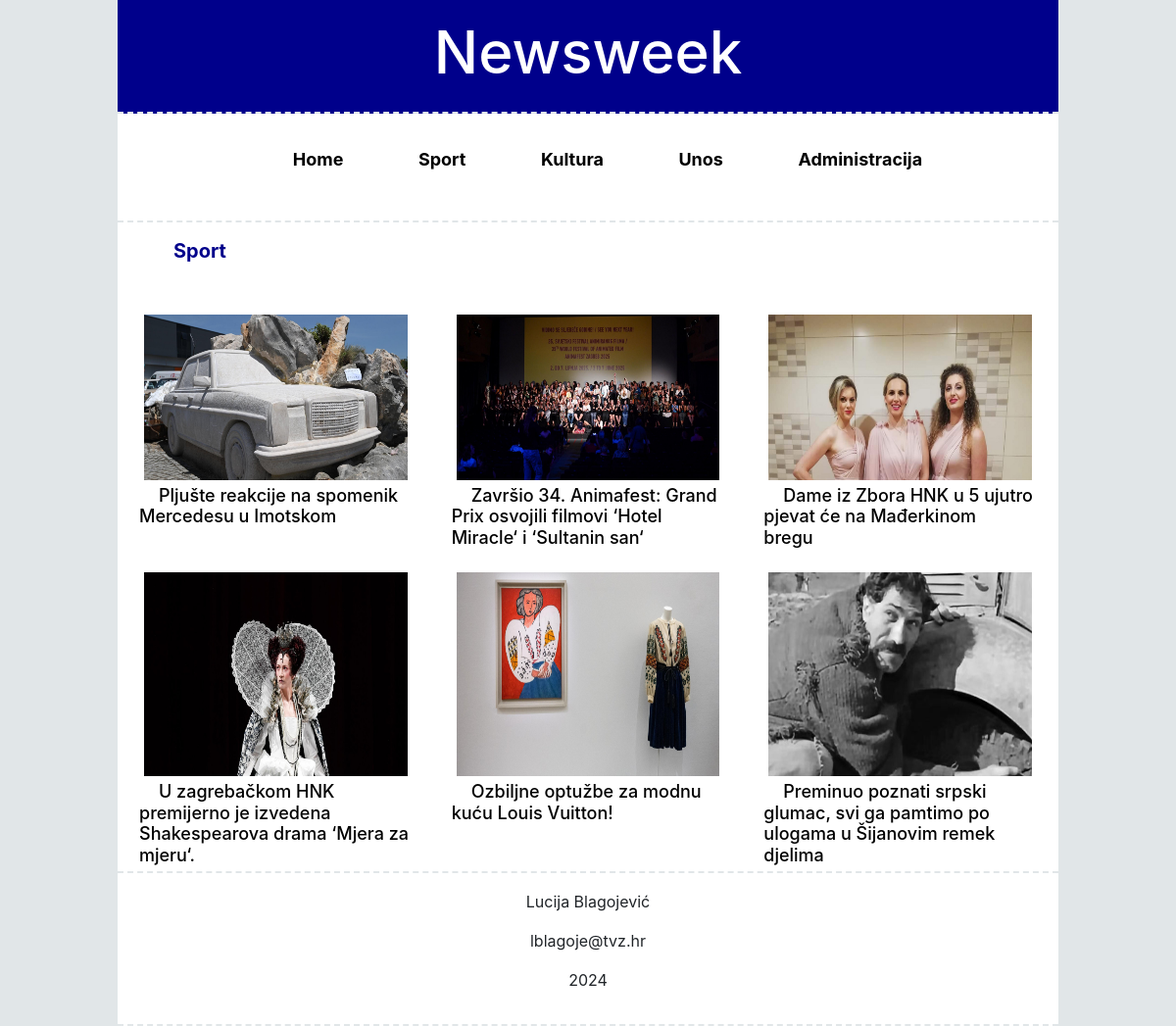
Screenshot of /kategorija.php?id=kultura with the database file from the repository.
### tables this page shows
CREATE TABLE `naslov` (
  `idNaslov` int(11) NOT NULL,
  `naziv` varchar(100) NOT NULL,
  `slike` varchar(64) NOT NULL,
  `kategorija` varchar(100) NOT NULL,
  `arhiva` tinyint(1) NOT NULL,
  `opis` text NOT NULL,
  `kratki_sadrzaj` varchar(200) NOT NULL
);

### kategorija.php (the view, shortened to what this page needs)
<?php
include 'connect.php';
if (isset($_GET['id'])) {
    $category = $_GET['id'];
    $sql = "SELECT naziv, slike,idNaslov FROM naslov WHERE kategorija = ? AND arhiva = 0";
    $stmt = $conn->prepare($sql);
    $stmt->bind_param("s", $category);
    $stmt->execute();
    $result = $stmt->get_result();
}
?>
<!DOCTYPE html>
<html lang="en">
<head>
    <link href="https://stackpath.bootstrapcdn.com/bootstrap/4.5.2/css/bootstrap.min.css" rel="stylesheet">
    <link href="css/style.css" rel="stylesheet">
</head>
<body>
    <header>
        <div class="container k" >
            <div class="row" >
                <div class="col-lg-12 col-sm-12 col-md-12 col-xs-12"  >
                    <h1 >Newsweek</h1>
                </div>
            </div>
        </div>
        <nav >
        <div class="container l" >
            <div class="row" >
                <div class="col-lg-12 col-sm-12 col-md-12 col-xs-12"  >
                        <ul class="nav-ul-no-bullets" >
                            <li ><a href="index.php" class="liboja">Home</a></li>
                            <li ><a href="kategorija.php?id=sport" class="liboja">Sport</a></li>
                            <li ><a href="kategorija.php?id=kultura" class="liboja">Kultura</a></li>
                            <li><a href="unos.php"  class="liboja">Unos</a></li>
                            <li><a href="administracija.php"  class="liboja">Administracija</a></li>
                        </ul>
                </div>
            </div>
        </div>
    </nav>
    </header>
 <section class="s1">
    <div class="container">
        <div class="row">
            <div class="col-lg-12 col-sm-12 col-md-12 col-xs-12"  >
            <h3 class="hrv">Sport
            </h3>
            </div>
        </div>
        <div class="row linkic">
        <?php
                $counter = 0;
                if ($result->num_rows > 0) {
                    while ($row = $result->fetch_assoc()) {
                        if ($counter % 3 == 0 && $counter != 0) {
                            echo '</div><div class="row" >';
                        }
                        echo '<article class="col-lg-4 col-sm-12 col-md-4 col-xs-12  " style=padding:20px;>';
                        echo '<img src="' . UPLPATH . $row['slike'] . '" alt="Slika " style=padding:5px;>';
                        echo '<h3 class="sekH" >';
                        echo '<a href="clanak.php?id=' . $row['idNaslov'] . '" class="linkic" style="color: black;  "">';
                        echo $row['naziv'];
                        echo '</a>';
                        echo '</h3>';
                        echo '</article>';
                        $counter++;
                    }
                } else {
                    echo "Nema rezultata.";
                }
                ?>
        </div>
 </section>
 <footer>
    <div class="container kontakt " >
        <div class="row">
            <div class="col-lg-12 col-sm-12 col-md-12 col-xs-12" >
                <p> Lucija Blagojević</p>
                <p> lblagoje@tvz.hr</p>
                <p> 2024</p>
            </div>
        </div>
    </div>
 </footer>
</body>
</html>

### css/style.css (style rules this page uses)
h1 { text-align: center; color: blue; font-size: 60px; color: white; }
.k { background-color: darkblue !important; }
.l { text-align: center; list-style-type: none; }
nav ul li { list-style-type: none; display: inline-block; padding: 16px; font-size: 30px; }
.nav-ul-no-bullets li { list-style-type: none; color: lightgreen }
.hrv { font-size: 20px; padding-bottom: 20px; color: darkblue; font-weight: bold; padding-left: 40px; padding-right: 40px; }
img { width: 100%; height: 80%; }
.container { width: 100%; max-width: 100%; padding-right: 15px; padding-left: 15px; margin-right: auto; margin-left: auto; }
.sekH { font-size: 18px; }
.liboja { color: black; font-weight: bold; }
.container { padding: 17px; background-color: white; width: 80%; border-bottom: 2px dashed rgb(225, 230, 232); }
body { background-color: rgb(225, 230, 232); }
.kontakt { text-align: center; }
article img { width: 100%; height: 80%; }
@media (min-width: 766px) { nav ul li { display: inline-block; font-size: 18px; } }
.linkic a { padding: 20px !important; }
.row a { padding: 20px; }

### rows the page displays
naslov: slike (picture), naziv "Pljušte reakcije na spomenik Mercedesu u Imotskom"
naslov: slike (picture), naziv "Završio 34. Animafest: Grand Prix osvojili filmovi ‘Hotel Miracle‘ i ‘Sultanin san‘"
naslov: slike (picture), naziv "Dame iz Zbora HNK u 5 ujutro pjevat će na Mađerkinom bregu"
naslov: slike (picture), naziv "U zagrebačkom HNK premijerno je izvedena Shakespearova drama ‘Mjera za mjeru‘."
naslov: slike (picture), naziv "Ozbiljne optužbe za modnu kuću Louis Vuitton!"
naslov: slike (picture), naziv "Preminuo poznati srpski glumac, svi ga pamtimo po ulogama u Šijanovim remek djelima"
